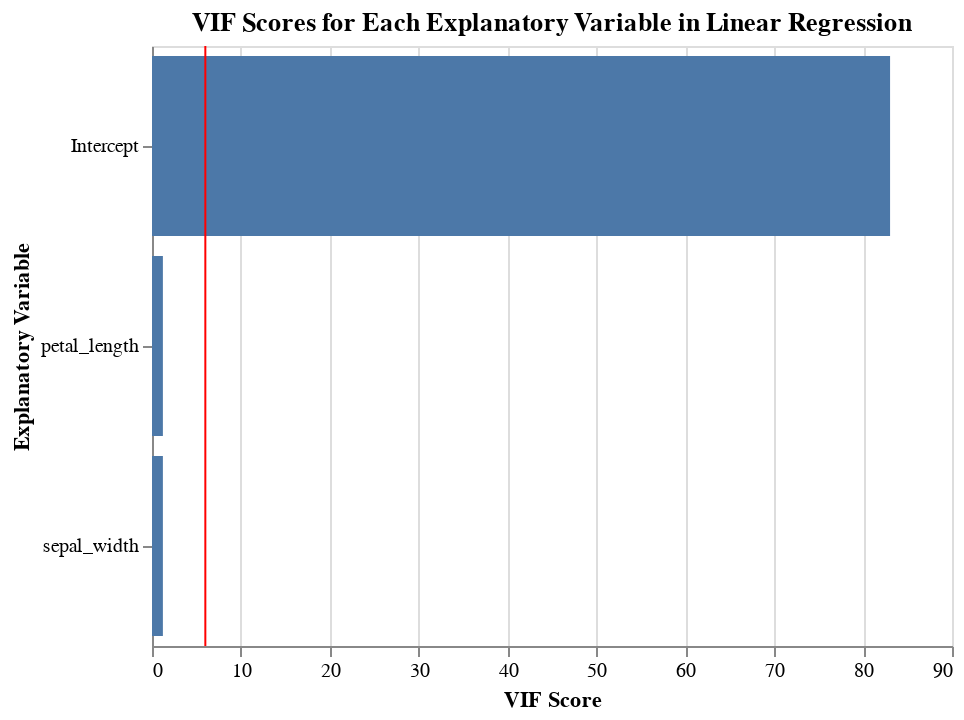

Notebook code cell kept with this figure:
### Code cell
vif[1]

### Figure 1 — Vega-Lite specification as saved in the notebook (floating-point values rounded to 4 significant figures)
{"config": {"view": {"continuousWidth": 400, "continuousHeight": 300}}, "layer": [{"data": {"name": "data-aa3c47dba13526d536ee10d7d73a44be"}, "mark": "bar", "encoding": {"x": {"field": "vif_score", "title": "VIF Score", "type": "quantitative"}, "y": {"field": "explanatory_var", "title": "Explanatory Variable", "type": "nominal"}}, "height": 300, "title": "VIF Scores for Each Explanatory Variable in Linear Regression", "width": 400}, {"data": {"name": "data-7e0e22046d62ed3e8a527da3363c11e2"}, "mark": {"type": "rule", "color": "red"}, "encoding": {"x": {"field": "x", "type": "quantitative"}}}], "$schema": "https://vega.github.io/schema/vega-lite/v4.17.0.json", "datasets": {"data-aa3c47dba13526d536ee10d7d73a44be": [{"vif_score": 83.03, "explanatory_var": "Intercept"}, {"vif_score": 1.225, "explanatory_var": "sepal_width"}, {"vif_score": 1.225, "explanatory_var": "petal_length"}], "data-7e0e22046d62ed3e8a527da3363c11e2": [{"x": 6}]}}
